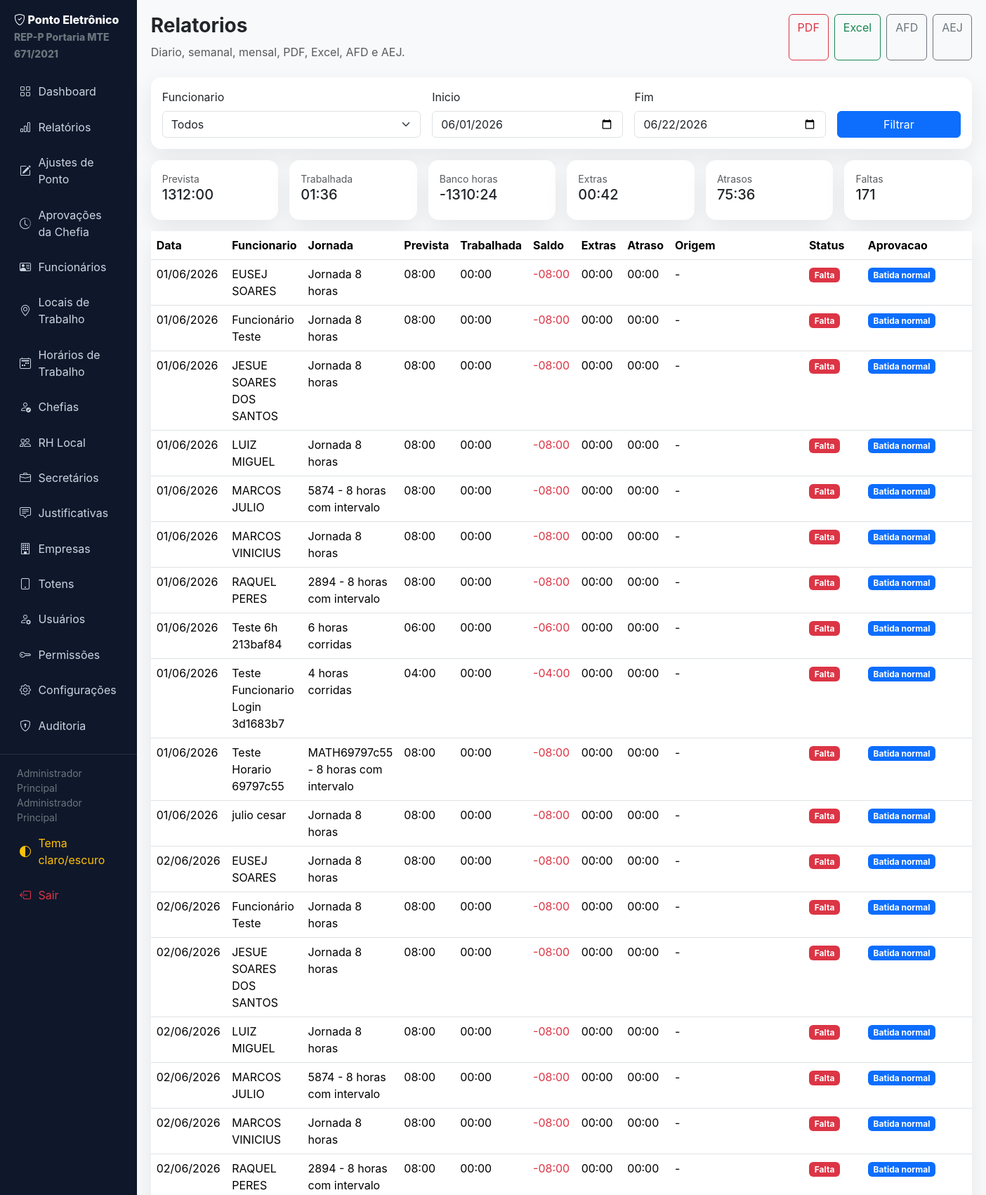
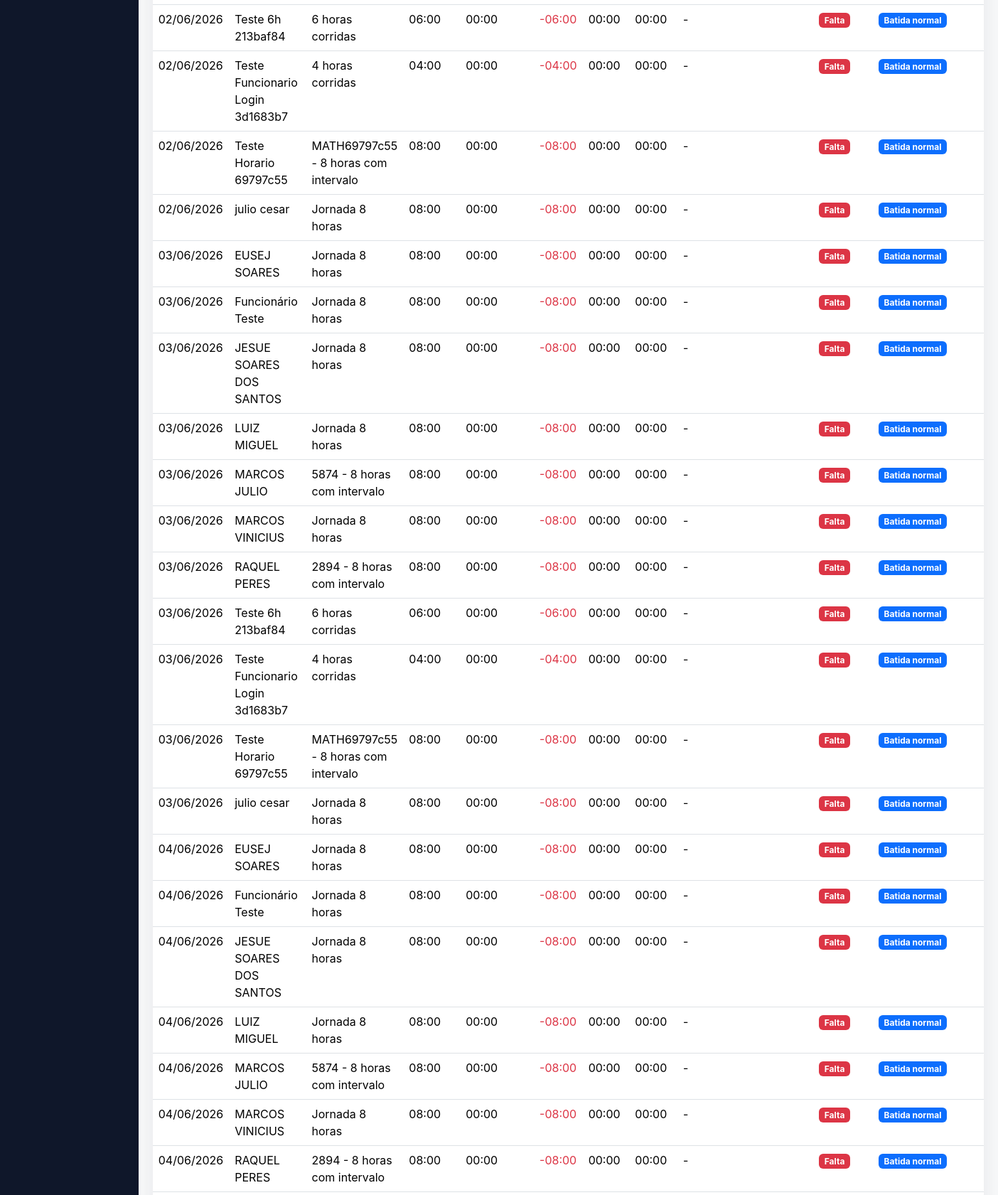
Page /relatorios (signed in, upper part) on the committed database (2 pictures, top to bottom).
### tables this page shows
CREATE TABLE usuarios (
            id INTEGER PRIMARY KEY AUTOINCREMENT,
            nome TEXT NOT NULL,
            login TEXT UNIQUE NOT NULL,
            senha TEXT NOT NULL,
            perfil TEXT NOT NULL
        , funcionario_id INTEGER, ativo INTEGER NOT NULL DEFAULT 1, rh_local_id INTEGER, chefia_id INTEGER, secretario_id INTEGER, cpf TEXT, email TEXT, telefone TEXT, secretaria_departamento TEXT);

CREATE TABLE funcionarios (
            id INTEGER PRIMARY KEY AUTOINCREMENT,
            empresa_id INTEGER NOT NULL,
            local_id INTEGER NOT NULL,
            jornada_id INTEGER NOT NULL,
            nome TEXT NOT NULL,
            cpf TEXT UNIQUE NOT NULL,
            matricula TEXT UNIQUE NOT NULL,
            cargo TEXT,
            email TEXT,
            telefone TEXT,
            data_admissao TEXT,
            ativo INTEGER NOT NULL DEFAULT 1, rh_local_id INTEGER, chefia_id INTEGER, secretario_id INTEGER, foto_base_path TEXT, reconhecimento_facial_ativo INTEGER NOT NULL DEFAULT 0, permite_totem_facial INTEGER NOT NULL DEFAULT 0, foto_facial_cadastrada INTEGER NOT NULL DEFAULT 0, mini_video_cadastrado INTEGER NOT NULL DEFAULT 0, face_embedding TEXT, face_video_path TEXT, updated_at TEXT, face_image_path TEXT, face_embeddings_json TEXT, permitir_totem_facial INTEGER NOT NULL DEFAULT 0,
            FOREIGN KEY (empresa_id) REFERENCES empresas(id),
            FOREIGN KEY (local_id) REFERENCES locais_trabalho(id),
            FOREIGN KEY (jornada_id) REFERENCES jornadas(id)
        );

CREATE TABLE jornadas (
            id INTEGER PRIMARY KEY AUTOINCREMENT,
            nome TEXT UNIQUE NOT NULL,
            carga_minutos INTEGER NOT NULL,
            entrada TEXT NOT NULL,
            saida_almoco TEXT,
            retorno_almoco TEXT,
            saida_final TEXT NOT NULL,
            tolerancia_minutos INTEGER NOT NULL DEFAULT 0,
            tipo_escala TEXT NOT NULL DEFAULT 'dias_uteis',
            data_inicio_escala TEXT,
            padrao INTEGER NOT NULL DEFAULT 0,
            ativa INTEGER NOT NULL DEFAULT 1
        );

### app.py (the view)
@app.route("/relatorios")
@login_required
def relatorios():
    today = date.today()
    start = parse_date(request.args.get("data_inicio"), today.replace(day=1))
    end = parse_date(request.args.get("data_fim"), today)
    funcionario_id = request.args.get("funcionario_id", "")
    linhas = build_report(start, end, funcionario_id)
    funcionarios_rows = allowed_funcionarios_for_user(current_user())
    totals = {
        "prevista": sum(r["prevista_min"] for r in linhas),
        "trabalhada": sum(r["trabalhada_min"] for r in linhas),
        "saldo": sum(r["saldo_min"] for r in linhas),
        "extras": sum(r["extras_min"] for r in linhas),
        "atraso": sum(r["atraso_min"] for r in linhas),
        "faltas": sum(1 for r in linhas if r["falta"]),
    }
    return page_template('pages/relatorios.html', title="Relatórios", linhas=linhas, totals=totals, funcionarios_rows=funcionarios_rows,
    funcionario_id=funcionario_id, start=start, end=end, fmt=fmt_minutes,
    export_url=lambda formato: url_for("exportar", formato=formato, data_inicio=start.isoformat(), data_fim=end.isoformat(), funcionario_id=funcionario_id))

### app.py (called while the page is built, shortened)
@app.after_request
def add_api_cors_headers(response):
    return response

def get_db():
    if "db" not in g:
        g.db = sqlite3.connect(DB_PATH)
        g.db.row_factory = sqlite3.Row
    return g.db

def query(sql, params=()):
    return get_db().execute(sql, params).fetchall()

def one(sql, params=()):
    return get_db().execute(sql, params).fetchone()

@app.before_request
def validate_csrf():
    if request.method != "POST":
        return None

@app.after_request
def security_headers(response):
    response.headers.setdefault("X-Content-Type-Options", "nosniff")
    response.headers.setdefault("X-Frame-Options", "SAMEORIGIN")
    response.headers.setdefault("Referrer-Policy", "strict-origin-when-cross-origin")
    return response

def parse_date(value, fallback=None):
    if not value:
        return fallback
    return datetime.strptime(value, "%Y-%m-%d").date()

def period_bounds(start, end):
    start_dt = datetime.combine(start, datetime.min.time())
    end_dt = datetime.combine(end + timedelta(days=1), datetime.min.time())
    return start_dt.isoformat(sep=" "), end_dt.isoformat(sep=" ")

def chunks(items, size=500):
    for index in range(0, len(items), size):
        yield items[index:index + size]

def time_to_minutes(value):
    if not value:
        return None
    hour, minute = [int(part) for part in value.split(":")[:2]]
    return hour * 60 + minute

def minutes_between(start, end):
    if not start or not end:
        return 0
    start_min = time_to_minutes(start)
    end_min = time_to_minutes(end)
    if end_min < start_min:
        end_min += 24 * 60
    return end_min - start_min

def fmt_minutes(minutes):
    sign = "-" if minutes < 0 else ""
    minutes = abs(int(minutes or 0))
    return f"{sign}{minutes // 60:02d}:{minutes % 60:02d}"

def current_user():
    if not session.get("user_id"):
        return None
    return one("SELECT * FROM usuarios WHERE id = ?", (session["user_id"],))

def login_required(view):
    @wraps(view)
    def wrapped(*args, **kwargs):
        if not session.get("user_id"):
            return redirect(url_for("login"))
        return view(*args, **kwargs)
    return wrapped

def trabalha_no_dia(jornada, day):
    if jornada["tipo_escala"] == "diaria":
        return True
    if jornada["tipo_escala"] == "12x36":
        start = parse_date(jornada["data_inicio_escala"], date.today())
        return (day - start).days % 2 == 0
    return day.weekday() < 5

### templates/pages/relatorios.html (shortened to what this page needs)
{% extends "base.html" %}
{% block body %}
<div class="d-flex flex-column flex-lg-row justify-content-between gap-3 mb-4">
      <div><h3 class="fw-bold">Relatorios</h3><div class="text-muted">Diario, semanal, mensal, PDF, Excel, AFD e AEJ.</div></div>
      <div class="d-flex flex-wrap gap-2">
        <a class="btn btn-outline-danger" href="{{ export_url('pdf') }}">PDF</a>
        <a class="btn btn-outline-success" href="{{ export_url('excel') }}">Excel</a>
        <a class="btn btn-outline-secondary" href="{{ export_url('afd') }}">AFD</a>
        <a class="btn btn-outline-secondary" href="{{ export_url('aej') }}">AEJ</a>
      </div>
    </div>
    <form class="card mb-3"><div class="card-body"><div class="row g-3 align-items-end">
      <div class="col-md-4"><label class="form-label">Funcionario</label><select class="form-select" name="funcionario_id"><option value="">Todos</option></select></div>
      <div class="col-md-3"><label class="form-label">Inicio</label><input class="form-control" type="date" name="data_inicio" value="{{ start.isoformat() }}"></div>
      <div class="col-md-3"><label class="form-label">Fim</label><input class="form-control" type="date" name="data_fim" value="{{ end.isoformat() }}"></div>
      <div class="col-md-2 d-grid"><button class="btn btn-primary">Filtrar</button></div>
    </div></div></form>
    <div class="row g-3 mb-3">
      <div class="col-6 col-lg-2"><div class="card"><div class="card-body"><div class="small text-muted">Prevista</div><h5>{{ fmt(totals.prevista) }}</h5></div></div></div>
      <div class="col-6 col-lg-2"><div class="card"><div class="card-body"><div class="small text-muted">Trabalhada</div><h5>{{ fmt(totals.trabalhada) }}</h5></div></div></div>
      <div class="col-6 col-lg-2"><div class="card"><div class="card-body"><div class="small text-muted">Banco horas</div><h5>{{ fmt(totals.saldo) }}</h5></div></div></div>
      <div class="col-6 col-lg-2"><div class="card"><div class="card-body"><div class="small text-muted">Extras</div><h5>{{ fmt(totals.extras) }}</h5></div></div></div>
      <div class="col-6 col-lg-2"><div class="card"><div class="card-body"><div class="small text-muted">Atrasos</div><h5>{{ fmt(totals.atraso) }}</h5></div></div></div>
      <div class="col-6 col-lg-2"><div class="card"><div class="card-body"><div class="small text-muted">Faltas</div><h5>{{ totals.faltas }}</h5></div></div></div>
    </div>
    <div class="card"><div class="table-responsive"><table class="table table-hover mb-0">
      <thead><tr><th>Data</th><th>Funcionario</th><th>Jornada</th><th>Prevista</th><th>Trabalhada</th><th>Saldo</th><th>Extras</th><th>Atraso</th><th>Origem</th><th>Status</th><th>Aprovacao</th></tr></thead>
      <tbody>{% for l in linhas %}<tr><td>{{ l.data.strftime('%d/%m/%Y') }}</td><td>{{ l.funcionario.nome }}</td><td>{{ l.jornada.nome }}</td><td>{{ l.prevista }}</td><td>{{ l.trabalhada }}</td><td class="{% if l.saldo_min < 0 %}text-danger{% elif l.saldo_min > 0 %}text-success{% endif %}">{{ l.saldo }}</td><td>{{ l.extras }}</td><td>{{ l.atraso }}</td><td>{{ l.origens_marcacoes }}</td><td>{% if l.falta %}<span class="badge bg-danger">Falta</span>{% elif l.folga %}<span class="badge bg-secondary">Folga</span>{% else %}<span class="badge bg-success">Presente</span>{% endif %}</td><td>{% if l.status_marcacoes == 'Batida fora do horario pendente' %}<span class="badge bg-warning text-dark">{{ l.status_marcacoes }}</span>{% elif l.status_marcacoes == 'Aprovado pela chefia' %}<span class="badge bg-success">{{ l.status_marcacoes }}</span>{% elif l.status_marcacoes == 'Nao aprovado pela chefia' %}<span class="badge bg-danger">{{ l.status_marcacoes }}</span>{% else %}<span class="badge bg-primary">{{ l.status_marcacoes }}</span>{% endif %}</td></tr>{% endfor %}</tbody>
    </table></div></div>
{% endblock %}

### templates/base.html (shortened to what this page needs)
<!doctype html>
<html lang="pt-br" data-bs-theme="{{ session.get('theme', 'light') }}">
<head>
  <link href="https://cdn.jsdelivr.net/npm/bootstrap@5.3.3/dist/css/bootstrap.min.css" rel="stylesheet">
  <link href="https://cdn.jsdelivr.net/npm/bootstrap-icons@1.11.3/font/bootstrap-icons.css" rel="stylesheet">
  <link href="{{ url_for('static', filename='css/app.css') }}" rel="stylesheet">
</head>
<body>
{% if session.get('user_id') %}
<div class="layout d-flex">
  <aside class="sidebar">
    <div class="brand"><i class="bi bi-shield-check"></i> Ponto Eletrônico<br><small class="text-secondary">REP-P Portaria MTE 671/2021</small></div>
    {{ nav_links('')|safe }}
    <hr class="border-secondary">
    <div class="px-4 text-secondary small">{{ user.nome }}<br>{{ user.perfil }}</div>
    <a class="text-warning" href="{{ url_for('toggle_theme') }}"><i class="bi bi-circle-half"></i> Tema claro/escuro</a>
    <a class="text-danger" href="{{ url_for('logout') }}"><i class="bi bi-box-arrow-left"></i> Sair</a>
  </aside>
  <main class="content">
{% endif %}
    {% block body %}{{ body|safe }}{% endblock %}
{% if session.get('user_id') %}
  </main>
</div>
{% endif %}
</body>
</html>

### static/css/app.css (style rules this page uses)
body { background: var(--bs-tertiary-bg); font-family: Inter, system-ui, -apple-system, Segoe UI, sans-serif; }
.sidebar { width: 280px; min-height: 100vh; background: #0f172a; position: sticky; top: 0; }
.sidebar a { color: #cbd5e1; text-decoration: none; display: flex; align-items: center; gap: .65rem; padding: .75rem 1rem; border-radius: .55rem; margin: .15rem .75rem; }
.content { padding: 1.25rem; width: 100%; }
.card { border: 0; border-radius: .9rem; box-shadow: 0 12px 32px rgba(15, 23, 42, .08); }
.brand { color: #fff; padding: 1rem 1.25rem; font-weight: 800; }

### rows in the picture
usuarios: nome "Administrador Principal", perfil "Administrador Principal"
funcionarios: data "01/06/2026", funcionario.nome "EUSEJ SOARES", jornada.nome "Jornada 8 horas", prevista "08:00", trabalhada "00:00", saldo "-08:00", extras "00:00", atraso "00:00", origens_marcacoes "-", shows "Falta", status_marcacoes "Batida normal", data "02/06/2026", data "03/06/2026", data "04/06/2026"
funcionarios: data "01/06/2026", funcionario.nome "Funcionário Teste", jornada.nome "Jornada 8 horas", prevista "08:00", trabalhada "00:00", saldo "-08:00", extras "00:00", atraso "00:00", origens_marcacoes "-", shows "Falta", status_marcacoes "Batida normal", data "02/06/2026", data "03/06/2026", data "04/06/2026"
funcionarios: data "01/06/2026", funcionario.nome "JESUE SOARES DOS SANTOS", jornada.nome "Jornada 8 horas", prevista "08:00", trabalhada "00:00", saldo "-08:00", extras "00:00", atraso "00:00", origens_marcacoes "-", shows "Falta", status_marcacoes "Batida normal", data "02/06/2026", data "03/06/2026", data "04/06/2026"
funcionarios: data "01/06/2026", funcionario.nome "LUIZ MIGUEL", jornada.nome "Jornada 8 horas", prevista "08:00", trabalhada "00:00", saldo "-08:00", extras "00:00", atraso "00:00", origens_marcacoes "-", shows "Falta", status_marcacoes "Batida normal", data "02/06/2026", data "03/06/2026", data "04/06/2026"
funcionarios: data "01/06/2026", funcionario.nome "MARCOS JULIO", jornada.nome "5874 - 8 horas com intervalo", prevista "08:00", trabalhada "00:00", saldo "-08:00", extras "00:00", atraso "00:00", origens_marcacoes "-", shows "Falta", status_marcacoes "Batida normal", data "02/06/2026", data "03/06/2026", data "04/06/2026"
funcionarios: data "01/06/2026", funcionario.nome "MARCOS VINICIUS", jornada.nome "Jornada 8 horas", prevista "08:00", trabalhada "00:00", saldo "-08:00", extras "00:00", atraso "00:00", origens_marcacoes "-", shows "Falta", status_marcacoes "Batida normal", data "02/06/2026", data "03/06/2026", data "04/06/2026"
funcionarios: data "01/06/2026", funcionario.nome "RAQUEL PERES", jornada.nome "2894 - 8 horas com intervalo", prevista "08:00", trabalhada "00:00", saldo "-08:00", extras "00:00", atraso "00:00", origens_marcacoes "-", shows "Falta", status_marcacoes "Batida normal", data "02/06/2026", data "03/06/2026", data "04/06/2026"
funcionarios: data "01/06/2026", funcionario.nome "Teste 6h 213baf84", jornada.nome "6 horas corridas", prevista "06:00", trabalhada "00:00", saldo "-06:00", extras "00:00", atraso "00:00", origens_marcacoes "-", shows "Falta", status_marcacoes "Batida normal", data "02/06/2026", data "03/06/2026"
funcionarios: funcionario.nome "Teste Funcionario Login 3d1683b7" "Teste Funcionario Login 3d1683b7" "Teste Funcionario Login 3d1683b7"
jornadas: jornada.nome "4 horas corridas" "4 horas corridas" "4 horas corridas"
funcionarios: data "01/06/2026", funcionario.nome "Teste Horario 69797c55", jornada.nome "MATH69797c55 - 8 horas com intervalo", prevista "08:00", trabalhada "00:00", saldo "-08:00", extras "00:00", atraso "00:00", origens_marcacoes "-", shows "Falta", status_marcacoes "Batida normal", data "02/06/2026", data "03/06/2026"
funcionarios: data "01/06/2026", funcionario.nome "julio cesar", jornada.nome "Jornada 8 horas", prevista "08:00", trabalhada "00:00", saldo "-08:00", extras "00:00", atraso "00:00", origens_marcacoes "-", shows "Falta", status_marcacoes "Batida normal", data "02/06/2026", data "03/06/2026"

### other values in the picture
{{ fmt(totals.prevista) }} "1312:00"
{{ fmt(totals.trabalhada) }} "01:36"
{{ fmt(totals.saldo) }} "-1310:24"
{{ fmt(totals.extras) }} "00:42"
{{ fmt(totals.atraso) }} "75:36"
{{ totals.faltas }} "171"
{{ l.data.strftime('%d/%m/%Y') }} "01/06/2026" "02/06/2026" "03/06/2026"
{{ l.prevista }} "04:00" "04:00" "04:00"
{{ l.trabalhada }} "00:00" "00:00" "00:00"
{{ l.saldo }} "-04:00" "-04:00" "-04:00"
{{ l.extras }} "00:00" "00:00" "00:00"
{{ l.atraso }} "00:00" "00:00" "00:00"
{{ l.origens_marcacoes }} "-" "-" "-"
{{ l.status_marcacoes }} "Batida normal" "Batida normal" "Batida normal"
